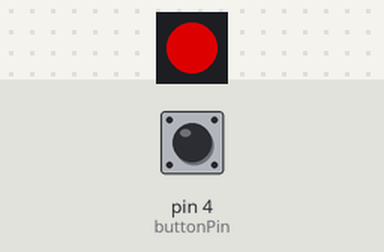
The sketch below on a simulated Arduino Mega 2560, built with avr-gcc and run on an emulated ATmega2560. Parts: 1 RGB LEDs in strip order, left to right. The test bench sets the inputs (shaded band); at power-on: pin 4 (buttonPin) HIGH. Dim RGB values are drawn brighter than linear.

Above: at 1.8 s.
1.9 s: pin 4 (buttonPin) pulled LOW for 0.6 s
At 2.4 s:
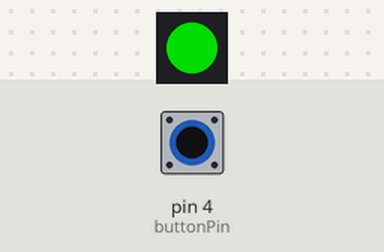
4.0 s: pin 4 (buttonPin) pulled LOW for 3.2 s
At 8.1 s:
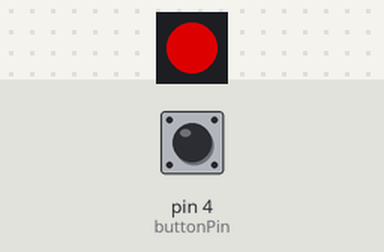
Timing chart, 0 to 9.6 s (numbered marks = the images above; inputs shaded):
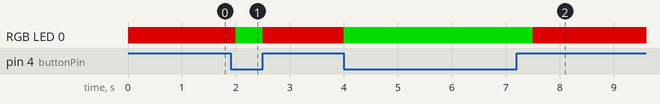

Measured:
- after the input at 1.9 s, RGB LED 0: RGB(150, 0, 0) → RGB(0, 150, 0) after 0.10 s, → RGB(150, 0, 0) 0.50 s later
- after the input at 4.0 s, RGB LED 0: RGB(150, 0, 0) → RGB(0, 150, 0) at once, → RGB(150, 0, 0) 3.5 s later

The sketch:

ToiletSensor.ino
```cpp
#include <Adafruit_NeoPixel.h>
#ifdef __AVR__
 #include <avr/power.h> // Required for 16 MHz Adafruit Trinket
#endif


// constants won't change. They're used here to set pin numbers:
const int buttonPin = 4;  // the number of the pushbutton pin
#define ledPin 48   // the number of the LED pin
#define NUMPIXELS 1
Adafruit_NeoPixel pixels(NUMPIXELS, ledPin, NEO_GRB + NEO_KHZ800);
#define DELAYVAL 500 // Time (in milliseconds) to pause between pixels

// variables will change:
int buttonState = 0;  // variable for reading the pushbutton status

void setup() {
  // initialize the pushbutton pin as an input:
  pinMode(buttonPin, INPUT);
  //digitalWrite(LED_BUILTIN, LOW);
  pixels.begin(); // INITIALIZE NeoPixel strip object (REQUIRED)

}

void loop() {
  // read the state of the pushbutton value:
  buttonState = digitalRead(buttonPin);
      pixels.clear(); // Set all pixel colors to 'off'

  // check if the pushbutton is pressed. If it is, the buttonState is HIGH:
  if (buttonState == LOW) {
    // turn LED green:
    pixels.setPixelColor(0, pixels.Color(0, 150, 0));
  } else {
    // turn LED red:
    pixels.setPixelColor(0, pixels.Color(150, 0, 0));

  }
  pixels.show();
  delay(DELAYVAL);
}
```
